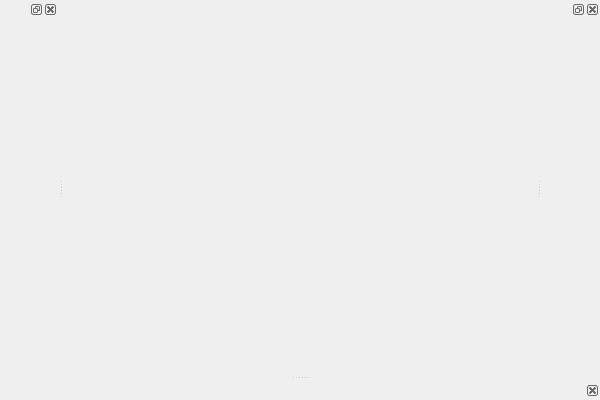
<?xml version="1.0" encoding="UTF-8"?>
<ui version="4.0">
 <class>MainWindow</class>
 <widget class="QMainWindow" name="MainWindow">
  <property name="geometry">
   <rect>
    <x>0</x>
    <y>0</y>
    <width>600</width>
    <height>400</height>
   </rect>
  </property>
  <property name="windowTitle">
   <string>MainWindow</string>
  </property>
  <property name="dockNestingEnabled">
   <bool>false</bool>
  </property>
  <widget class="QWidget" name="centralwidget">
   <layout class="QVBoxLayout" name="verticalLayout">
    <item>
     <widget class="Viewer" name="widget" native="true"/>
    </item>
   </layout>
  </widget>
  <widget class="QDockWidget" name="annotationsDock">
   <property name="floating">
    <bool>false</bool>
   </property>
   <attribute name="dockWidgetArea">
    <number>2</number>
   </attribute>
   <widget class="QWidget" name="annotationsWidget"/>
  </widget>
  <widget class="QDockWidget" name="signalsDock">
   <property name="floating">
    <bool>false</bool>
   </property>
   <property name="features">
    <set>QDockWidget::AllDockWidgetFeatures</set>
   </property>
   <property name="allowedAreas">
    <set>Qt::AllDockWidgetAreas</set>
   </property>
   <attribute name="dockWidgetArea">
    <number>1</number>
   </attribute>
   <widget class="QWidget" name="signalsWidget"/>
  </widget>
  <widget class="QDockWidget" name="scrollerDock">
   <property name="features">
    <set>QDockWidget::DockWidgetClosable|QDockWidget::DockWidgetMovable</set>
   </property>
   <property name="allowedAreas">
    <set>Qt::BottomDockWidgetArea|Qt::TopDockWidgetArea</set>
   </property>
   <attribute name="dockWidgetArea">
    <number>8</number>
   </attribute>
   <widget class="QWidget" name="scrollerWidget"/>
  </widget>
 </widget>
 <customwidgets>
  <customwidget>
   <class>Viewer</class>
   <extends>QWidget</extends>
   <header>viewer.h</header>
   <container>1</container>
  </customwidget>
 </customwidgets>
 <resources/>
 <connections/>
</ui>
